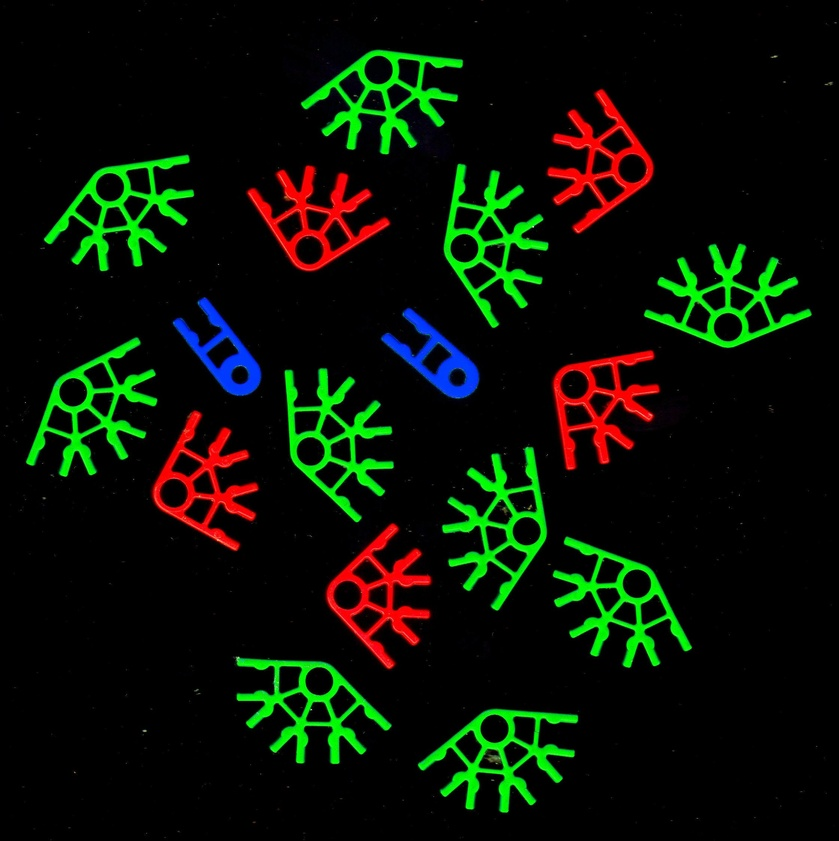
%> input picture Matlab Lab06/Figure 3.jpg, 839 x 841 px, shrunk from 2241 x 2246 before the run
$ octave Q4.m   (GNU Octave 9; MATLAB toolbox functions it lacks are replaced by stand-ins)
%> lines starting %> are read from the running program, lines starting %| are printed output that depends on the picture; in (x1, y1, x2, y2) boxes, pixels count from 0 and x2, y2 are one past the last pixel; in counts of white or black regions, pixels touching at a corner belong together; the program's own positions count from 1
A= imread('Figure 3.jpg');
%> A is the input picture: size 841x839x3 uint8; mean R, G, B 9.6, 17.6, 4.7
BW=rgb2gray (A);
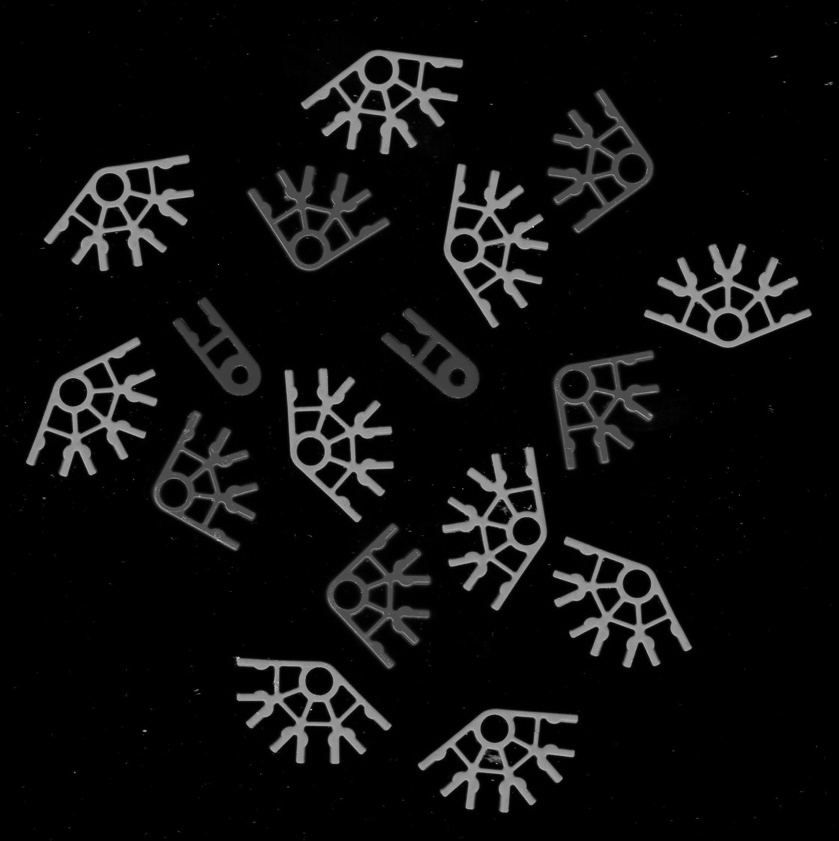
%> BW: size 841x839 uint8; min 0, max 221, mean 13.8


imhist(BW);
T=255* graythresh (BW);
%> T = 60
title ('2022e126')
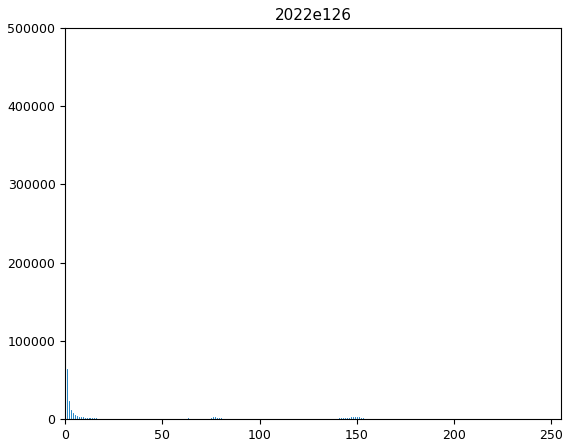
%> figure redrawn from the program's plot data; highest point at x = 0, y = 480630


B=BW>T;
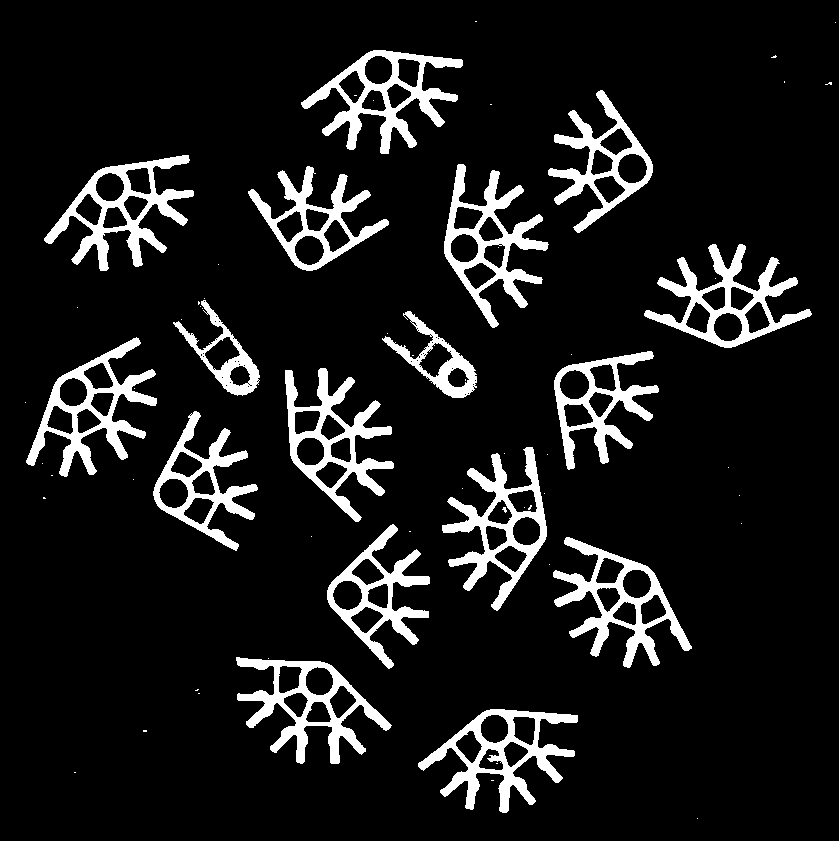
%> B: size 841x839 logical; 10.3% white; 65 white regions (48 under 20 px), largest, box (x1, y1, x2, y2) and area: (301, 50, 463, 154) 4995, (442, 447, 547, 611) 4968, (418, 709, 578, 813) 4959
imshow(B);
title ('2022E126')


[~,n]=bwlabel(B)
%> n = 65
%> (the run ends here)

$ run again, with Matlab Lab06/Figure 12.jpg copied over Matlab Lab06/Figure 3.jpg
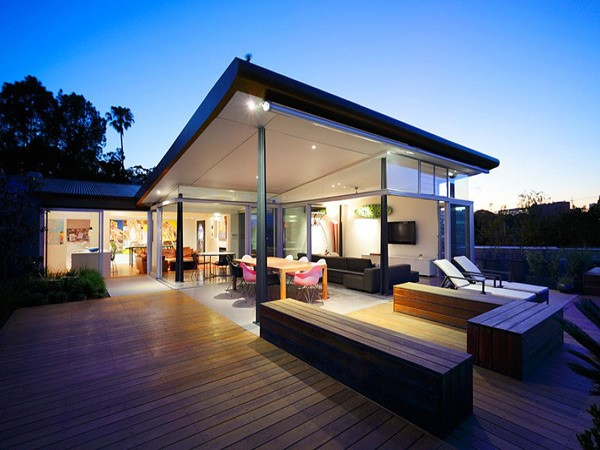
%> input picture Matlab Lab06/Figure 12.jpg, 600 x 450 px
%> A is the input picture: size 450x600x3 uint8; mean R, G, B 91.9, 103.1, 125.1
%> `BW=rgb2gray (A);`:
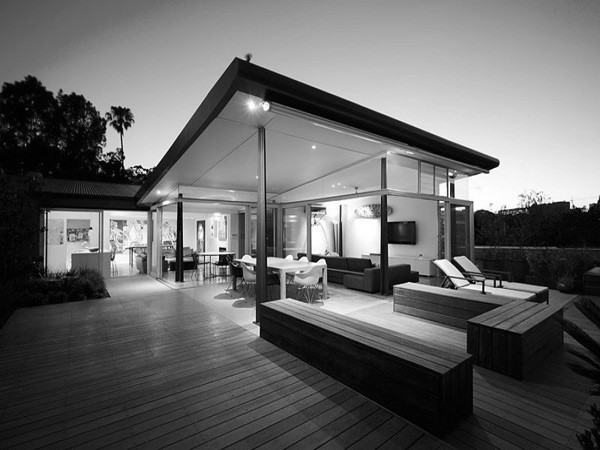
%> BW: size 450x600 uint8; min 0, max 255, mean 102.3
%> T = 105
%> `B=BW>T;`:
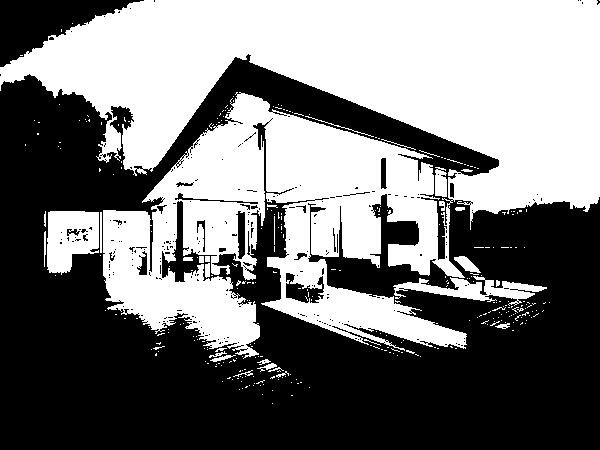
%> B: size 450x600 logical; 47.6% white; 316 white regions (284 under 20 px), largest, box (x1, y1, x2, y2) and area: (0, 0, 600, 359) 121822, (47, 211, 99, 275) 2499, (393, 276, 547, 306) 1797
%> n = 316
